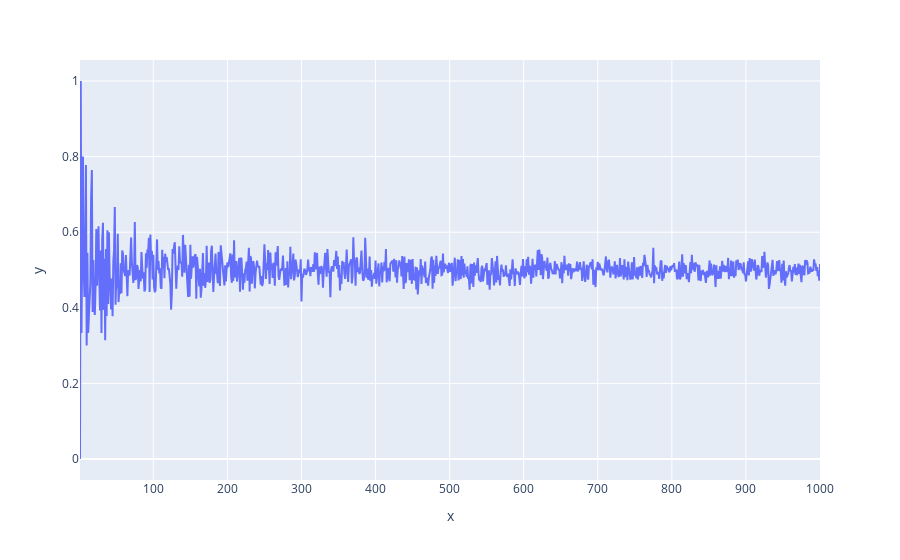

The cell this chart's notebook holds for it:
### Code cell
# import matplotlib.pyplot as plt

# plt.plot(percentages)
import plotly.express as px 

px.line(x=range(1, NUM_ITER+1), y=percentages)
# add horizontal line at 50%

Bernuli distribution

### Figure 1 — Plotly figure (JSON) as saved in the notebook; plotly's stock layout.template omitted (floating-point values rounded to 4 significant figures; data arrays with more than 128 entries replaced by an {"elided": "..."} marker saying what was removed)
{"data": [{"hovertemplate": "x=%{x}<br>y=%{y}<extra></extra>", "legendgroup": "", "line": {"color": "#636efa", "dash": "solid"}, "marker": {"symbol": "circle"}, "mode": "lines", "name": "", "orientation": "v", "showlegend": false, "type": "scatter", "x": {"elided": "1000 int values"}, "xaxis": "x", "y": {"elided": "1000 float values"}, "yaxis": "y"}], "layout": {"legend": {"tracegroupgap": 0}, "margin": {"t": 60}, "xaxis": {"anchor": "y", "domain": [0, 1], "title": {"text": "x"}}, "yaxis": {"anchor": "x", "domain": [0, 1], "title": {"text": "y"}}}}
